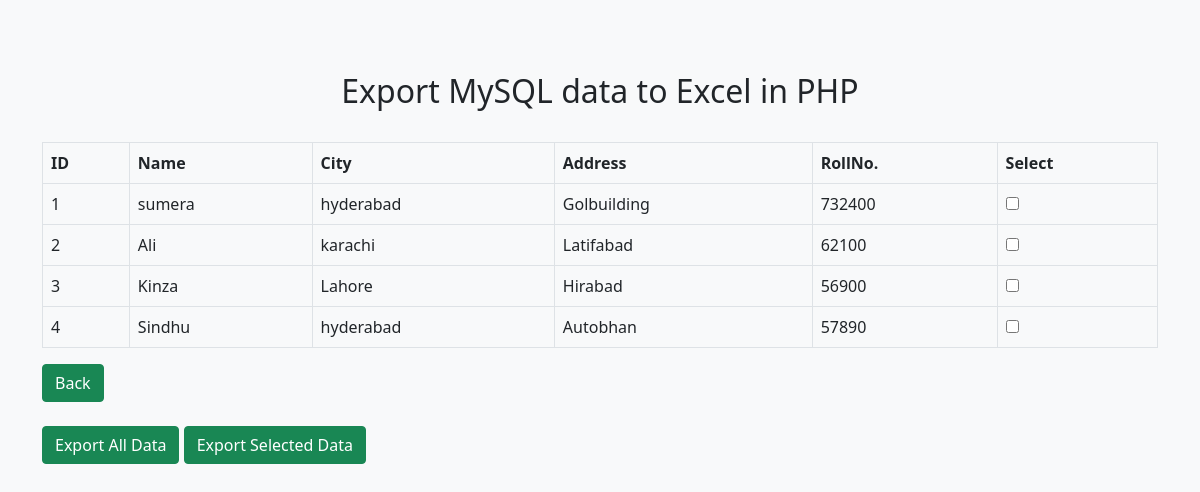
Page /table.php on the committed database.
### tables this page shows
CREATE TABLE `student` (
  `id` int(11) NOT NULL,
  `name` varchar(256) NOT NULL,
  `email` varchar(256) NOT NULL,
  `city` varchar(256) NOT NULL,
  `address` varchar(255) NOT NULL,
  `rollno` varchar(244) NOT NULL
);

### table.php (the view, shortened to what this page needs)
<?php
$connect = mysqli_connect("localhost", "root", "", "exportexcel");
$sql = "SELECT * FROM student";
$result = mysqli_query($connect, $sql);
?>
<!DOCTYPE html>
<html>
<head>
  <link href="https://cdn.jsdelivr.net/npm/bootstrap@5.0.0-beta3/dist/css/bootstrap.min.css" rel="stylesheet">
</head>
<body class="bg-light">
  <div class="container">
    <br />
    <br />
    <br />
    <div class="table-responsive">
      <h2 align="center">Export MySQL data to Excel in PHP</h2><br />
      <form method="post" action="export.php">
        <table class="table table-bordered">
          <tr>
            <th>ID</th>
            <th>Name</th>
            <th>City</th>
            <th>Address</th>
            <th>RollNo.</th>
            <th>Select</th>
          </tr>
          <?php
          while ($row = mysqli_fetch_array($result)) {
          ?>
            <tr>
              <td><?php echo $row["id"]; ?></td>
              <td><?php echo $row["name"]; ?></td>
              <td><?php echo $row["city"]; ?></td>
              <td><?php echo $row["address"]; ?></td>
              <td><?php echo $row["rollno"]; ?></td>
              <td><input type="checkbox" name="selected_rows[]" value="<?php echo $row["id"]; ?>" /></td>
            </tr>
          <?php
          }
          ?>
        </table>
        <a href="index.php" type="btn" class="btn btn-success">Back</a>
        <br><br>
        <input type="submit" name="export_all" class="btn btn-success" value="Export All Data" />
        <input type="submit" name="export_selected" class="btn btn-success" value="Export Selected Data" />
      </form>
    </div>
  </div>
</body>
</html>

### rows in the picture
student: id "1", name "sumera", city "hyderabad", address "Golbuilding", rollno "732400"
student: id "2", name "Ali", city "karachi", address "Latifabad", rollno "62100"
student: id "3", name "Kinza", city "Lahore", address "Hirabad", rollno "56900"
student: id "4", name "Sindhu", city "hyderabad", address "Autobhan", rollno "57890"
